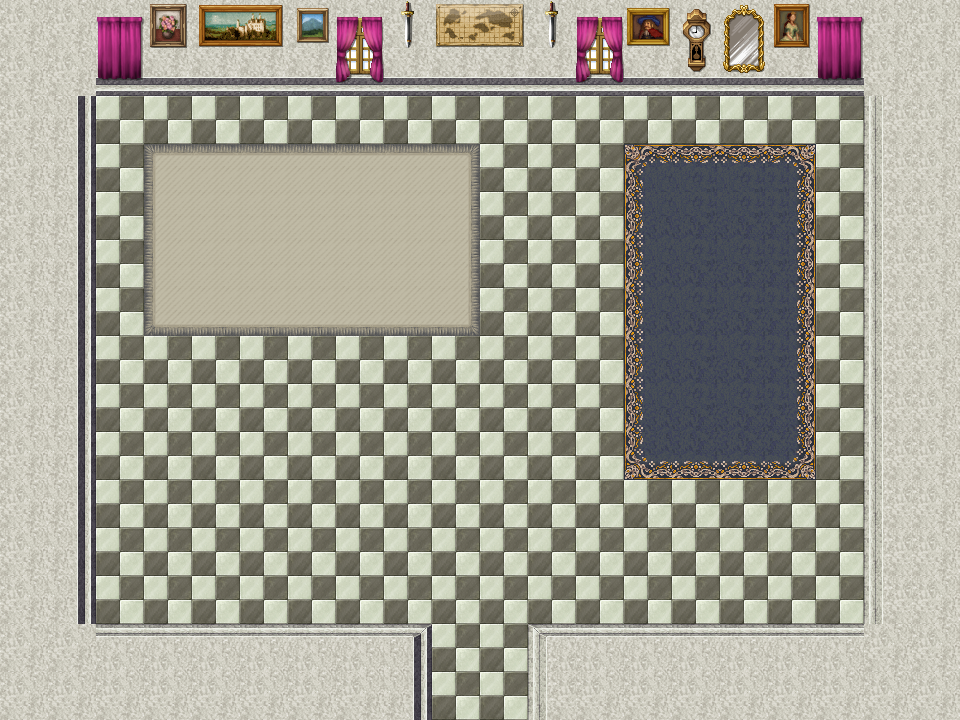

Rendered tile map (Tiled .tmx) drawn with the repository's tilesets; below, a short description and the map source with its tile grids summarised:
An orthogonal 20x15 tile map with 48x48 px tiles, 2 tile layers (background, decoration), 6 tilesets and 99 objects (2x player_spawn, level_trigger, npc_spawn).

<map version="1.10" tiledversion="1.12.2" orientation="orthogonal" renderorder="right-down" width="20" height="15" tilewidth="48" tileheight="48" infinite="0" nextlayerid="12" nextobjectid="116">
 <properties>
  <property name="level_type" value="indoor" />
 </properties>
 <tileset firstgid="1" source="tilesets/Dungeon_A1.tsx" />
 <tileset firstgid="193" source="tilesets/Inside_A2.tsx" />
 <tileset firstgid="433" source="tilesets/Inside_A5.tsx" />
 <tileset firstgid="561" source="tilesets/Inside_B.tsx" />
 <tileset firstgid="817" source="tilesets/Inside_C.tsx" />
 <tileset firstgid="1089" source="tilesets/SF_Inside_C.tsx" />
 <layer id="1" name="background" width="20" height="15">
  <data>[300 cells, 300 non-empty, 8 distinct tile ids]</data>
 </layer>
 <layer id="3" name="decoration" width="20" height="15">
  <data>[300 cells, 78 non-empty, 35 distinct tile ids]</data>
 </layer>
 <objectgroup id="10" name="collision">
  <object id="62" x="0" y="0" width="96" height="780" />
  <object id="63" x="96" y="624" width="336" height="156" />
  <object id="64" x="528" y="624" width="336" height="156" />
  <object id="65" x="864" y="0" width="96" height="780" />
  <object id="67" x="96" y="0" width="768" height="96" />
  <object id="70" x="162" y="537" width="60" height="39" />
  <object id="71" x="145" y="537" width="16" height="34" />
  <object id="72" x="346" y="544" width="28" height="20" />
  <object id="73" x="295" y="500" width="33" height="24" />
  <object id="74" x="253" y="433" width="24" height="30" />
  <object id="75" x="299" y="393" width="24" height="30" />
  <object id="76" x="198" y="388" width="29" height="41" />
  <object id="77" x="770" y="534" width="45" height="42" />
  <object id="78" x="736" y="416" width="16" height="13" />
  <object id="79" x="690" y="414" width="13" height="7" />
  <object id="80" x="694" y="406" width="5" height="8" />
  <object id="81" x="737" y="310" width="17" height="21" />
  <object id="82" x="728" y="303" width="19" height="19" />
  <object id="83" x="747" y="297" width="12" height="20" />
  <object id="85" x="672" y="169" width="96" height="71" />
  <object id="86" x="775" y="160" width="32" height="31" />
  <object id="87" x="625" y="169" width="46" height="23" />
  <object id="88" x="781" y="111" width="21" height="32" />
  <object id="89" x="777" y="114" width="29" height="13" />
  <object id="91" x="823" y="114" width="28" height="13" />
  <object id="92" x="827" y="132" width="20" height="11" />
  <object id="93" x="824" y="127" width="26" height="6" />
  <object id="94" x="245" y="304" width="36" height="18" />
  <object id="95" x="201" y="259" width="28" height="20" />
  <object id="96" x="144" y="259" width="48" height="29" />
  <object id="97" x="288" y="262" width="96" height="19" />
  <object id="98" x="436" y="267" width="39" height="21" />
  <object id="100" x="240" y="215" width="48" height="18" />
  <object id="101" x="143" y="146" width="49" height="41" />
  <object id="102" x="245" y="147" width="38" height="23" />
  <object id="103" x="293" y="168" width="37" height="22" />
  <object id="104" x="384" y="162" width="96" height="30" />
  <object id="105" x="144" y="84" width="192" height="60" />
  <object id="106" x="301" y="492" width="22" height="8" />
  <object id="107" x="759" y="298" width="2" height="9" />
  <object id="108" x="746" y="294" width="10" height="3" />
  <object id="109" x="743" y="297" width="4" height="6" />
  <object id="110" x="726" y="302" width="2" height="10" />
  <object id="111" x="728" y="299" width="15" height="4" />
  <object id="115" x="432" y="732" width="96" height="48" />
 </objectgroup>
 <objectgroup id="11" name="triggers">
  <object id="60" name="level_trigger" x="432" y="720" width="96" height="48">
   <properties>
    <property name="level" value="oldworld" />
   </properties>
  </object>
  <object id="61" name="player_spawn" x="456" y="645" width="48" height="72">
   <properties>
    <property name="level" value="oldworld" />
   </properties>
  </object>
  <object id="113" name="npc_spawn" x="384" y="144" width="48" height="72">
   <properties>
    <property name="direction" value="up" />
    <property name="npc_id" value="mage" />
    <property name="spawn_id" value="mage_start" />
   </properties>
  </object>
  <object id="114" name="player_spawn" x="456" y="384" width="48" height="72">
   <properties>
    <property name="level" value="unknown" />
   </properties>
  </object>
 </objectgroup>
 <objectgroup id="8" name="renderables">
  <object id="1" gid="1147" x="768" y="192" width="48" height="48" />
  <object id="2" gid="1179" x="624" y="192" width="48" height="48" />
  <object id="3" gid="1174" x="816" y="144" width="48" height="48" />
  <object id="4" gid="1158" x="816" y="96" width="48" height="48" />
  <object id="5" gid="1175" x="768" y="144" width="48" height="48" />
  <object id="6" gid="1159" x="768" y="96" width="48" height="48" />
  <object id="8" gid="1138" x="336" y="576" width="48" height="48" />
  <object id="9" gid="1122" x="336" y="528" width="48" height="48" />
  <object id="12" gid="772" x="144" y="288" width="48" height="48" />
  <object id="13" gid="770" x="192" y="288" width="48" height="48" />
  <object id="14" gid="802" x="288" y="288" width="48" height="48" />
  <object id="15" gid="714" x="432" y="288" width="48" height="48" />
  <object id="16" gid="801" x="336" y="288" width="48" height="48" />
  <object id="17" gid="803" x="240" y="240" width="48" height="48" />
  <object id="18" gid="1064" x="240" y="336" width="48" height="48" />
  <object id="22" gid="756" x="384" y="192" width="48" height="48" />
  <object id="23" gid="756" x="432" y="192" width="48" height="48" />
  <object id="27" gid="997" x="240" y="184" width="48" height="48" />
  <object id="28" gid="998" x="288" y="204" width="48" height="48" />
  <object id="31" gid="935" x="192" y="432" width="48" height="48" />
  <object id="32" gid="930" x="240" y="480" width="48" height="48" />
  <object id="33" gid="945" x="288" y="432" width="48" height="48" />
  <object id="34" gid="979" x="288" y="528" width="48" height="48" />
  <object id="35" gid="1004" x="144" y="576" width="48" height="48" />
  <object id="36" gid="988" x="144" y="528" width="48" height="48" />
  <object id="37" gid="1005" x="192" y="576" width="48" height="48" />
  <object id="38" gid="989" x="192" y="528" width="48" height="48" />
  <object id="39" gid="924" x="768" y="576" width="48" height="48" />
  <object id="40" gid="908" x="768" y="528" width="48" height="48" />
  <object id="41" gid="1145" x="96" y="624" width="48" height="48" />
  <object id="42" gid="878" x="672" y="432" width="48" height="48" />
  <object id="43" gid="893" x="720" y="432" width="48" height="48" />
  <object id="44" gid="977" x="720" y="336" width="48" height="48" />
  <object id="45" gid="738" x="672" y="240" width="48" height="48" />
  <object id="46" gid="722" x="672" y="192" width="48" height="48" />
  <object id="47" gid="739" x="720" y="240" width="48" height="48" />
  <object id="48" gid="723" x="720" y="192" width="48" height="48" />
  <object id="50" gid="711" x="144" y="144" width="48" height="48" />
  <object id="51" gid="695" x="144" y="96" width="48" height="48" />
  <object id="52" gid="712" x="192" y="144" width="48" height="48" />
  <object id="53" gid="696" x="192" y="96" width="48" height="48" />
  <object id="54" gid="679" x="240" y="144" width="48" height="48" />
  <object id="55" gid="680" x="288" y="144" width="48" height="48" />
  <object id="56" gid="664" x="288" y="96" width="48" height="48" />
  <object id="57" gid="663" x="240" y="96" width="48" height="48" />
 </objectgroup>
 <objectgroup id="9" name="objects">
  <object id="19" gid="1015" x="336" y="276" width="48" height="48" />
  <object id="24" gid="966" x="384" y="192" width="48" height="48" />
  </objectgroup>
</map>
<!-- 3 of 99 objects omitted -->
